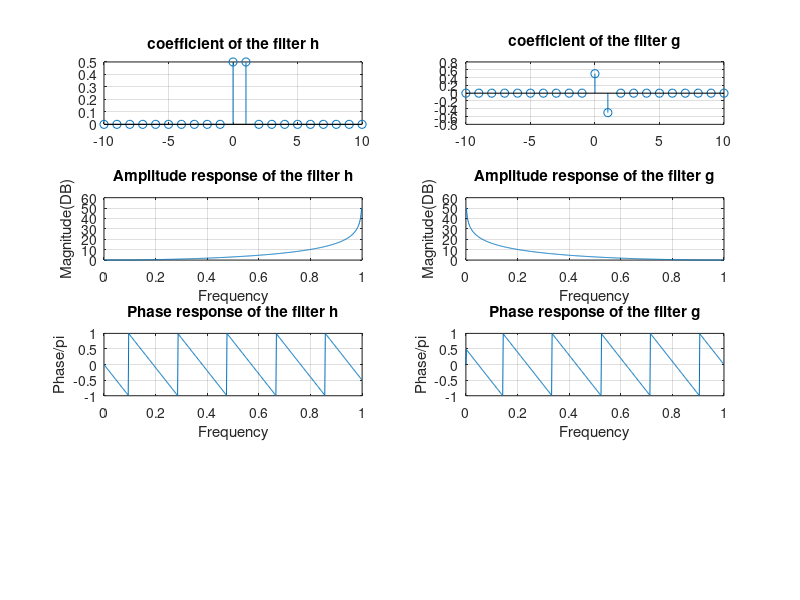

Here is the MATLAB script that generated this plot:
%% Exercise 10, 1.c
clc; clear all; close all;

% set time domain range
time = -10:10;
H= zeros(1, length(time)); H_min=0; H_max=1;
G= zeros(1, length(time)); G_min=0; G_max=1;

%h = (h(0), h(1)) := (0.5, 0.5) and g = (g(0); g(1)) := (0.5; -0.5).
h = [0.5,0.5]; g = [0.5, -0.5];
H(time>=H_min&time<=H_max) = h;
G(time>=G_min&time<=G_max) = g;


% plot coefficients of the two filters h and g
subplot(4,2,1);
stem(time,H); title('coefficient of the filter h'); grid on;

subplot(4,2,2);
stem(time,G); title('coefficient of the filter g'); grid on;


% calculate the frequency, amplitude, and phase response of the filter h
[frequency_response, frequency_range]= freqz(H);
subplot(4,2,3);
plot(frequency_range/pi,abs(20*log10(abs(frequency_response)))); title('Amplitude response of the filter h'); grid on; xlabel('Frequency'); ylabel('Magnitude(DB)');

subplot(4,2,5);
plot(frequency_range/pi,angle(frequency_response)/pi); title('Phase response of the filter h'); grid on; xlabel('Frequency'); ylabel('Phase/pi');

% calculate the frequency, amplitude, and phase response of the filter g
[frequency_response, frequency_range]= freqz(G);
subplot(4,2,4);
plot(frequency_range/pi,abs(20*log10(abs(frequency_response)))); title('Amplitude response of the filter g'); grid on;xlabel('Frequency'); ylabel('Magnitude(DB)');

subplot(4,2,6);
plot(frequency_range/pi,angle(frequency_response)/pi); title('Phase response of the filter g'); grid on; xlabel('Frequency'); ylabel('Phase/pi');






